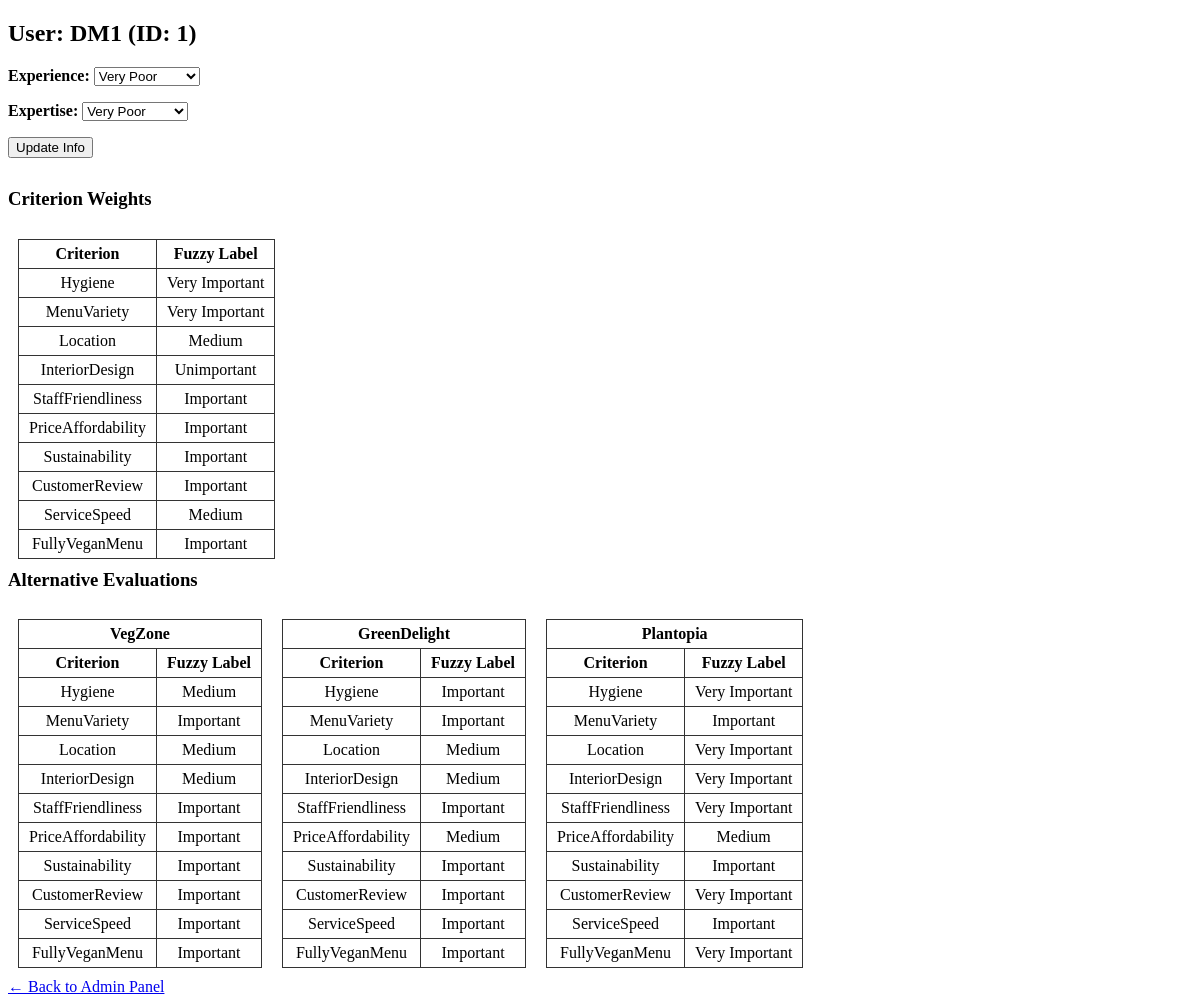
Page /view-user/1 on the committed database.
### tables this page shows
CREATE TABLE users (
        id INTEGER PRIMARY KEY AUTOINCREMENT,
        name TEXT,
        experience_years INTEGER,
        experience_label TEXT,
        expertise_label TEXT
    );

CREATE TABLE criterion_weights (
        user_id INTEGER,
        criterion TEXT,
        fuzzy_label TEXT,
        FOREIGN KEY(user_id) REFERENCES users(id)
    );

CREATE TABLE alternatives (
        id INTEGER PRIMARY KEY AUTOINCREMENT,
        name TEXT
    );

CREATE TABLE alternative_evaluations (
        user_id INTEGER,
        alternative TEXT,
        criterion TEXT,
        fuzzy_label TEXT,
        FOREIGN KEY(user_id) REFERENCES users(id)
    );

### app.py (the view)
@app.route('/view-user/<int:user_id>')
def view_user(user_id):
    conn = sqlite3.connect(DATABASE)
    conn.row_factory = sqlite3.Row
    c = conn.cursor()
    c.execute("SELECT * FROM users WHERE id = ?", (user_id,))
    user = c.fetchone()
    c.execute("SELECT criterion, fuzzy_label FROM criterion_weights WHERE user_id = ?", (user_id,))
    weights = c.fetchall()
    c.execute("SELECT alternative, criterion, fuzzy_label FROM alternative_evaluations WHERE user_id = ?", (user_id,))
    evals = c.fetchall()
    c.execute("SELECT name FROM alternatives")
    alternatives = [row[0] for row in c.fetchall()]
    c.execute("SELECT name FROM criteria")
    criteria = [row[0] for row in c.fetchall()]
    conn.close()
    return render_template(
        "view_user.html",
        user=user,
        weights=weights,
        evals=evals,
        alternatives=alternatives,
        criteria=criteria,
        fuzzy_labels=FUZZY_SCALE.keys(),
        t2nn_labels=T2NN_TABLE.keys()
    )

### templates/view_user.html (shortened to what this page needs)
<!DOCTYPE html>
<html>
<head>
</head>
<body>
    <h2>User: {{ user['name'] }} (ID: {{ user['id'] }})</h2>
    <form action="{{ url_for('update_user_info', user_id=user['id']) }}" method="post">
        <p>
            <strong>Experience:</strong>
            <select name="experience_label">
                {% for label in t2nn_labels %}
                    <option value="{{ label }}" {% if user['experience_label'] == label %}selected{% endif %}>
                        {{ label }}
                    </option>
                {% endfor %}
            </select>
        </p>
        <p>
            <strong>Expertise:</strong>
            <select name="expertise_label">
                {% for label in t2nn_labels %}
                    <option value="{{ label }}" {% if user['expertise_label'] == label %}selected{% endif %}>
                        {{ label }}
                    </option>
                {% endfor %}
            </select>
        </p>
        <button type="submit">Update Info</button>
    </form>
    <div class="section">
        <h3>Criterion Weights</h3>
        <table>
            <tr>
                <th>Criterion</th>
                <th>Fuzzy Label</th>
            </tr>
            {% for row in weights %}
            <tr>
                <td>{{ row['criterion'] }}</td>
                <td>{{ row['fuzzy_label'] }}</td>
            </tr>
            {% endfor %}
        </table>
    </div>
    <div class="section">
        <h3>Alternative Evaluations</h3>
        {% for alt in alternatives %}
        <table>
            <tr>
                <th colspan="2">{{ alt }}</th>
            </tr>
            <tr>
                <th>Criterion</th>
                <th>Fuzzy Label</th>
            </tr>
            {% for row in evals %}
                {% if row['alternative'] == alt %}
                <tr>
                    <td>{{ row['criterion'] }}</td>
                    <td>{{ row['fuzzy_label'] }}</td>
                </tr>
                {% endif %}
            {% endfor %}
        </table>
        {% endfor %}
    </div>
    <div style="clear:both; margin-top: 30px;">
        <a href="{{ url_for('admin_panel') }}">← Back to Admin Panel</a>
    </div>
</body>
</html>

### templates/view_user.html (style rules this page uses)
table { border-collapse: collapse; margin: 10px; float: left; }
th, td { border: 1px solid #333; padding: 5px 10px; text-align: center; }
.section { clear: both; margin-top: 30px; }

### rows in the picture
users: name "DM1", id "1", experience_label "Very Poor", expertise_label "Very Poor"
criterion_weights: criterion "Hygiene", fuzzy_label "Very Important"
criterion_weights: criterion "MenuVariety", fuzzy_label "Very Important"
criterion_weights: criterion "Location", fuzzy_label "Medium"
criterion_weights: criterion "InteriorDesign", fuzzy_label "Unimportant"
criterion_weights: criterion "StaffFriendliness", fuzzy_label "Important"
criterion_weights: criterion "PriceAffordability", fuzzy_label "Important"
criterion_weights: criterion "Sustainability", fuzzy_label "Important"
criterion_weights: criterion "CustomerReview", fuzzy_label "Important"
criterion_weights: criterion "ServiceSpeed", fuzzy_label "Medium"
criterion_weights: criterion "FullyVeganMenu", fuzzy_label "Important"
alternatives: name "VegZone"
alternative_evaluations: criterion "Hygiene", fuzzy_label "Medium"
alternative_evaluations: criterion "MenuVariety", fuzzy_label "Important"
alternative_evaluations: criterion "Location", fuzzy_label "Medium"
alternative_evaluations: criterion "InteriorDesign", fuzzy_label "Medium"
alternative_evaluations: criterion "StaffFriendliness", fuzzy_label "Important"
alternative_evaluations: criterion "PriceAffordability", fuzzy_label "Important"
alternative_evaluations: criterion "Sustainability", fuzzy_label "Important"
alternative_evaluations: criterion "CustomerReview", fuzzy_label "Important"
alternative_evaluations: criterion "ServiceSpeed", fuzzy_label "Important"
alternative_evaluations: criterion "FullyVeganMenu", fuzzy_label "Important"
alternatives: name "GreenDelight"
alternative_evaluations: criterion "Hygiene", fuzzy_label "Important"
alternative_evaluations: criterion "MenuVariety", fuzzy_label "Important"
alternative_evaluations: criterion "Location", fuzzy_label "Medium"
alternative_evaluations: criterion "InteriorDesign", fuzzy_label "Medium"
alternative_evaluations: criterion "StaffFriendliness", fuzzy_label "Important"
alternative_evaluations: criterion "PriceAffordability", fuzzy_label "Medium"
alternative_evaluations: criterion "Sustainability", fuzzy_label "Important"
alternative_evaluations: criterion "CustomerReview", fuzzy_label "Important"
alternative_evaluations: criterion "ServiceSpeed", fuzzy_label "Important"
alternative_evaluations: criterion "FullyVeganMenu", fuzzy_label "Important"
alternatives: name "Plantopia"
alternative_evaluations: criterion "Hygiene", fuzzy_label "Very Important"
alternative_evaluations: criterion "MenuVariety", fuzzy_label "Important"
alternative_evaluations: criterion "Location", fuzzy_label "Very Important"
alternative_evaluations: criterion "InteriorDesign", fuzzy_label "Very Important"
alternative_evaluations: criterion "StaffFriendliness", fuzzy_label "Very Important"
alternative_evaluations: criterion "PriceAffordability", fuzzy_label "Medium"
alternative_evaluations: criterion "Sustainability", fuzzy_label "Important"
alternative_evaluations: criterion "CustomerReview", fuzzy_label "Very Important"
alternative_evaluations: criterion "ServiceSpeed", fuzzy_label "Important"
alternative_evaluations: criterion "FullyVeganMenu", fuzzy_label "Very Important"
